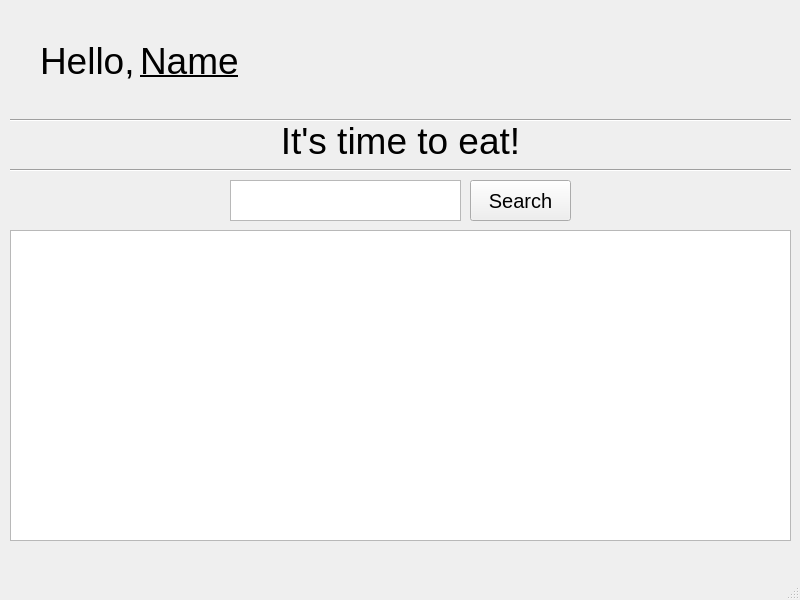
<?xml version="1.0" encoding="UTF-8"?>
<ui version="4.0">
 <class>MainWindow</class>
 <widget class="QMainWindow" name="MainWindow">
  <property name="geometry">
   <rect>
    <x>0</x>
    <y>0</y>
    <width>800</width>
    <height>600</height>
   </rect>
  </property>
  <property name="minimumSize">
   <size>
    <width>800</width>
    <height>600</height>
   </size>
  </property>
  <property name="maximumSize">
   <size>
    <width>800</width>
    <height>600</height>
   </size>
  </property>
  <property name="windowTitle">
   <string>MainWindow</string>
  </property>
  <widget class="QWidget" name="centralwidget">
   <widget class="QLabel" name="label">
    <property name="geometry">
     <rect>
      <x>40</x>
      <y>40</y>
      <width>101</width>
      <height>41</height>
     </rect>
    </property>
    <property name="baseSize">
     <size>
      <width>0</width>
      <height>0</height>
     </size>
    </property>
    <property name="font">
     <font>
      <pointsize>28</pointsize>
     </font>
    </property>
    <property name="text">
     <string>Hello,</string>
    </property>
    <property name="scaledContents">
     <bool>false</bool>
    </property>
   </widget>
   <widget class="QLabel" name="name">
    <property name="geometry">
     <rect>
      <x>140</x>
      <y>40</y>
      <width>111</width>
      <height>41</height>
     </rect>
    </property>
    <property name="baseSize">
     <size>
      <width>0</width>
      <height>0</height>
     </size>
    </property>
    <property name="font">
     <font>
      <pointsize>28</pointsize>
      <underline>true</underline>
     </font>
    </property>
    <property name="text">
     <string>Name</string>
    </property>
    <property name="scaledContents">
     <bool>false</bool>
    </property>
   </widget>
   <widget class="QLabel" name="label_2">
    <property name="geometry">
     <rect>
      <x>680</x>
      <y>20</y>
      <width>84</width>
      <height>84</height>
     </rect>
    </property>
    <property name="text">
     <string/>
    </property>
    <property name="pixmap">
     <pixmap>food_lover.png</pixmap>
    </property>
    <property name="scaledContents">
     <bool>true</bool>
    </property>
    <property name="wordWrap">
     <bool>false</bool>
    </property>
   </widget>
   <widget class="QLabel" name="label_3">
    <property name="geometry">
     <rect>
      <x>10</x>
      <y>120</y>
      <width>781</width>
      <height>41</height>
     </rect>
    </property>
    <property name="font">
     <font>
      <pointsize>28</pointsize>
     </font>
    </property>
    <property name="mouseTracking">
     <bool>false</bool>
    </property>
    <property name="focusPolicy">
     <enum>Qt::NoFocus</enum>
    </property>
    <property name="layoutDirection">
     <enum>Qt::LeftToRight</enum>
    </property>
    <property name="text">
     <string>It's time to eat!</string>
    </property>
    <property name="alignment">
     <set>Qt::AlignCenter</set>
    </property>
    <property name="wordWrap">
     <bool>false</bool>
    </property>
   </widget>
   <widget class="Line" name="line">
    <property name="geometry">
     <rect>
      <x>10</x>
      <y>160</y>
      <width>781</width>
      <height>20</height>
     </rect>
    </property>
    <property name="orientation">
     <enum>Qt::Horizontal</enum>
    </property>
   </widget>
   <widget class="Line" name="line_2">
    <property name="geometry">
     <rect>
      <x>10</x>
      <y>110</y>
      <width>781</width>
      <height>20</height>
     </rect>
    </property>
    <property name="orientation">
     <enum>Qt::Horizontal</enum>
    </property>
   </widget>
   <widget class="QTextEdit" name="textInput">
    <property name="geometry">
     <rect>
      <x>230</x>
      <y>180</y>
      <width>231</width>
      <height>41</height>
     </rect>
    </property>
   </widget>
   <widget class="QPushButton" name="searchButton">
    <property name="geometry">
     <rect>
      <x>470</x>
      <y>180</y>
      <width>101</width>
      <height>41</height>
     </rect>
    </property>
    <property name="font">
     <font>
      <pointsize>15</pointsize>
     </font>
    </property>
    <property name="text">
     <string>Search</string>
    </property>
   </widget>
   <widget class="QColumnView" name="columnView">
    <property name="geometry">
     <rect>
      <x>10</x>
      <y>230</y>
      <width>781</width>
      <height>311</height>
     </rect>
    </property>
   </widget>
  </widget>
  <widget class="QStatusBar" name="statusbar"/>
  <widget class="QMenuBar" name="menubar">
   <property name="geometry">
    <rect>
     <x>0</x>
     <y>0</y>
     <width>800</width>
     <height>22</height>
    </rect>
   </property>
  </widget>
 </widget>
 <resources/>
 <connections/>
</ui>
